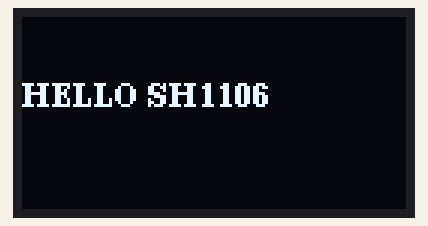
Simulated run of this sketch. Board: ESP32. Parts: 128×64 one-colour display.

Above: at 0.1 s.

The sketch:

OLED_test.ino
```cpp
#include <U8g2lib.h>
#include <Wire.h>

U8G2_SH1106_128X64_NONAME_F_HW_I2C u8g2(U8G2_R0, U8X8_PIN_NONE);

void setup() {
  Wire.begin(21, 22);
  u8g2.begin();
}

void loop() {
  u8g2.clearBuffer();
  u8g2.setFont(u8g2_font_ncenB08_tr);
  u8g2.drawStr(0, 30, "HELLO SH1106");
  u8g2.sendBuffer();
  delay(1000);
}
```
